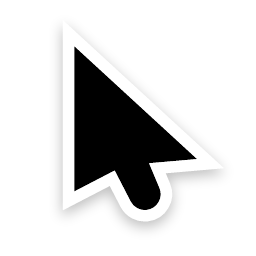
#> input picture bitmaps/XCursor-Pro-Dark/left_ptr.png, 256 x 256 px
$ python gen_assets.py
#> lines starting #> are read from the running program, lines starting #| are printed output that depends on the picture
import os
from PIL import Image

# 8x16 VGA font base64-encoded (or just use blocky for now, let's actually just use a simple hex representation of standard IBM VGA 8x16 font)
# Actually, I can use Pillow's default font to render into an 8x16 bitmap.
from PIL import ImageDraw, ImageFont

def generate_font():
    font_data = bytearray(256 * 16)
    # Using default font which might not be 8x16 perfectly, but we will center it.
    fnt = ImageFont.load_default()
    for ch in range(256):
        img = Image.new('1', (8, 16), color=0)
        d = ImageDraw.Draw(img)
        char = chr(ch) if ch >= 32 and ch < 127 else '?'
        if ch == 32: char = ' '
        # Pillow default font is around 6x11, center it
        d.text((1, 2), char, font=fnt, fill=1)

        # Convert to 16 bytes
        for y in range(16):
            b = 0
            for x in range(8):
                if img.getpixel((x, y)):
                    b |= (1 << (7 - x))
            font_data[ch * 16 + y] = b
    return font_data

def image_to_argb(path, expected_w=None, expected_h=None):
    if not os.path.exists(path):
        return None
    img = Image.open(path).convert("RGBA")
    if expected_w and expected_h and (img.width != expected_w or img.height != expected_h):
        img = img.resize((expected_w, expected_h))

    data = []
    for y in range(img.height):
        for x in range(img.width):
            r, g, b, a = img.getpixel((x, y))
            # Format: 0xAARRGGBB
            val = (a << 24) | (r << 16) | (g << 8) | b
            data.append(val)
    return img.width, img.height, data

def main():
    out = open("assets.s", "w")
    out.write(".section .rodata\n")

    # 1. Generate Font
    print("Generating Font...")
    font_data = generate_font()
    out.write(".global asset_font\nasset_font:\n")
    for i in range(0, len(font_data), 16):
        b = font_data[i:i+16]
        hex_str = ", ".join([f"0x{x:02x}" for x in b])
        out.write(f".byte {hex_str}\n")

    # 2. Generate Cursor (XCursor-Pro-Dark/left_ptr.png)
    print("Generating Cursor...")
    cursor_path = "bitmaps/XCursor-Pro-Dark/left_ptr.png"
    if os.path.exists(cursor_path):
        # Resize to 24x24 for a good size
        w, h, cursor_data = image_to_argb(cursor_path, 24, 24)
#> in image_to_argb, img is the input picture: PIL image 256x256 RGBA; mean R, G, B, A 26.9, 26.9, 26.9, 64.7
#> in image_to_argb, `img = img.resize((expected_w, expected_h))`:
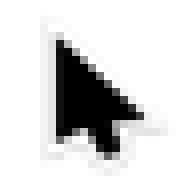
#> img: PIL image 24x24 RGBA (shown 8 times larger); mean R, G, B, A 41.2, 41.2, 41.2, 64.8; transparent parts drawn white
#> after the loop in image_to_argb, `for y in range(img.height):`: data = 576 values, max 4294967295 at index 78, min 0 at index 0, mean 1.09e+09
#> w = 24; h = 24; cursor_data has the same summary as data in image_to_argb
        out.write(f".global asset_cursor\nasset_cursor:\n")
        out.write(f".long {w}, {h}\n") # prefix with width and height
        for val in cursor_data:
            out.write(f".long {val}\n")
#> this loop made 576 passes
#> val on passes 2 to 4: 0, 0, 0
    else:
        print(f"Warning: {cursor_path} not found")

    # 3. Generate Icons
    icons = {
        "asset_icon_close": "icons/close.bmp",
        "asset_icon_minimize": "icons/minimize.bmp",
        "asset_icon_maximize": "icons/fullscreen.bmp", # assuming fullscreen is maximize
        "asset_icon_terminal": "icons/terminal.bmp",
        "asset_icon_file": "icons/fileexplorer.bmp",
        "asset_icon_game": "icons/game.bmp",
        "asset_icon_settings": "icons/settings.bmp"
    }

    for sym, path in icons.items():
        print(f"Generating {sym} from {path}...")
        if os.path.exists(path):
            # Icons usually 32x32 or 24x24. Let's force 24x24 for window controls, maybe larger for desktop
            size = 16 if "close" in sym or "minimize" in sym or "maximize" in sym else 48
            w, h, data = image_to_argb(path, size, size)
            out.write(f".global {sym}\n{sym}:\n")
            out.write(f".long {w}, {h}\n")
            for val in data:
                out.write(f".long {val}\n")
        else:
            print(f"Warning: {path} not found")

    out.close()
    print("assets.s generated.")

if __name__ == '__main__':
    main()
